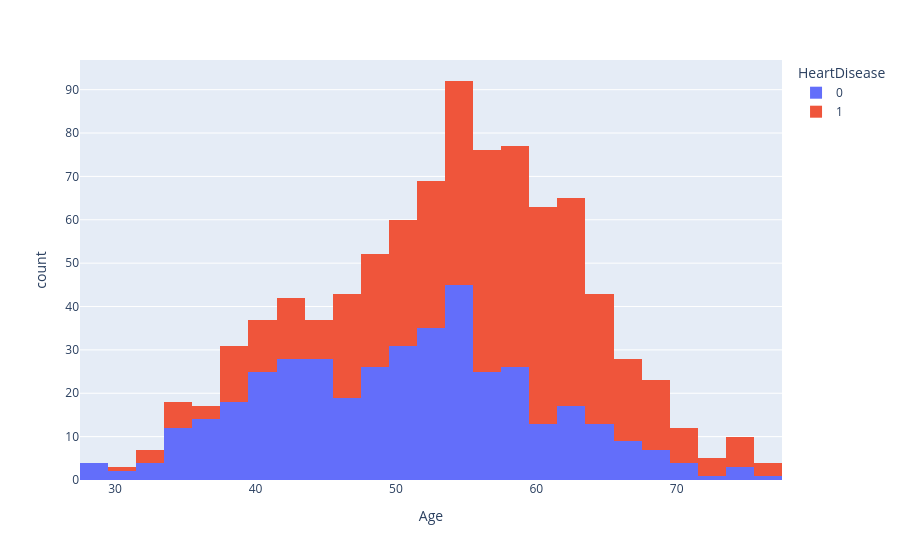

The notebook cell saved with this chart:
### Code cell
px.histogram(heart_df, x='Age',color='HeartDisease')

### Figure 1 — Plotly figure (JSON) as saved in the notebook; plotly's stock layout.template omitted (floating-point values rounded to 4 significant figures; data arrays with more than 128 entries replaced by an {"elided": "..."} marker saying what was removed)
{"data": [{"bingroup": "x", "hovertemplate": "HeartDisease=0<br>Age=%{x}<br>count=%{y}<extra></extra>", "legendgroup": "0", "marker": {"color": "#636efa", "pattern": {"shape": ""}}, "name": "0", "orientation": "v", "showlegend": true, "type": "histogram", "x": {"elided": "410 int values"}, "xaxis": "x", "yaxis": "y"}, {"bingroup": "x", "hovertemplate": "HeartDisease=1<br>Age=%{x}<br>count=%{y}<extra></extra>", "legendgroup": "1", "marker": {"color": "#EF553B", "pattern": {"shape": ""}}, "name": "1", "orientation": "v", "showlegend": true, "type": "histogram", "x": {"elided": "508 int values"}, "xaxis": "x", "yaxis": "y"}], "layout": {"barmode": "relative", "legend": {"title": {"text": "HeartDisease"}, "tracegroupgap": 0}, "margin": {"t": 60}, "xaxis": {"anchor": "y", "domain": [0, 1], "title": {"text": "Age"}}, "yaxis": {"anchor": "x", "domain": [0, 1], "title": {"text": "count"}}}}
